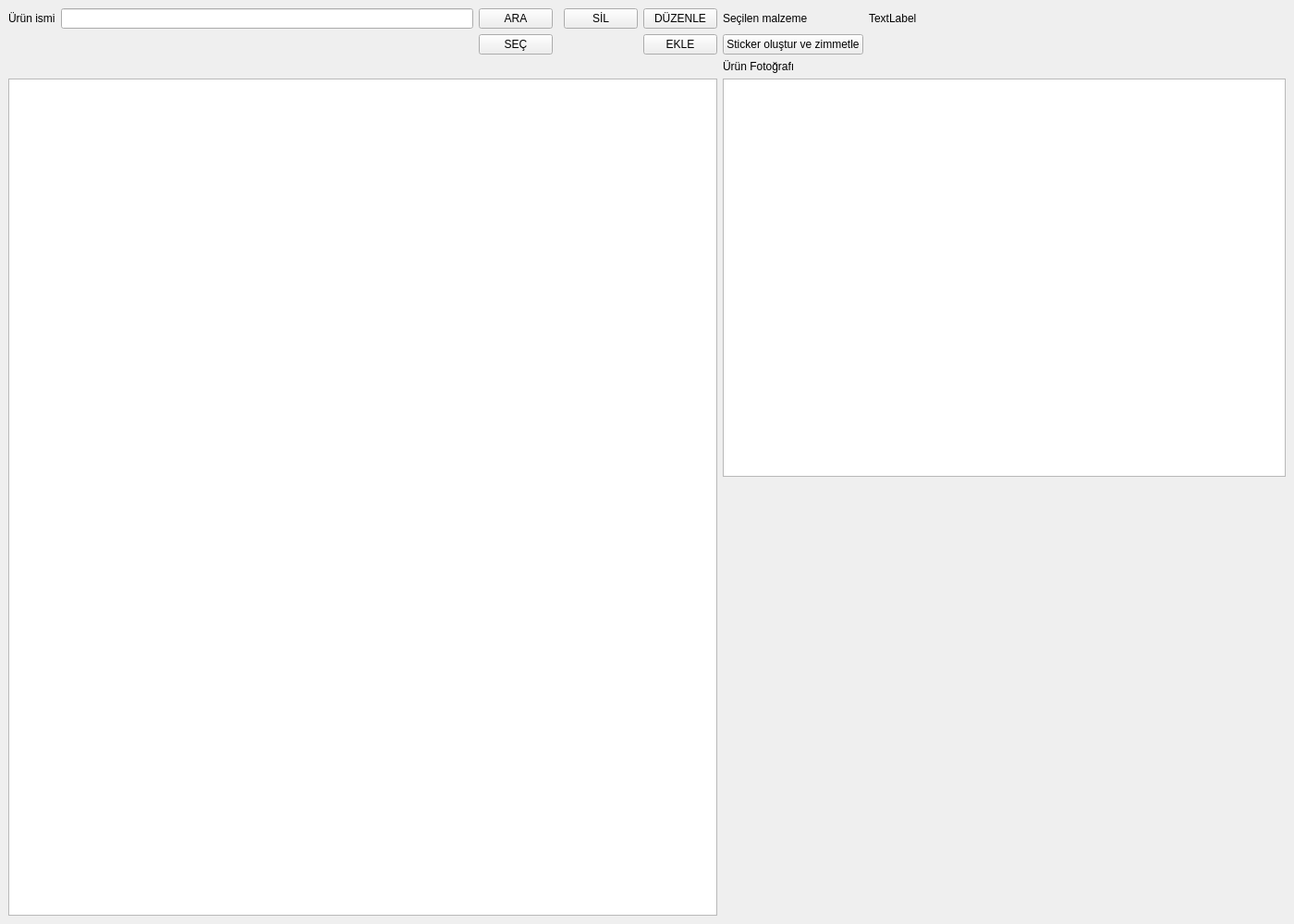
<?xml version="1.0" encoding="UTF-8"?>
<ui version="4.0">
 <class>MainWindow</class>
 <widget class="QMainWindow" name="MainWindow">
  <property name="geometry">
   <rect>
    <x>0</x>
    <y>0</y>
    <width>1400</width>
    <height>1000</height>
   </rect>
  </property>
  <property name="windowTitle">
   <string>MainWindow</string>
  </property>
  <widget class="QWidget" name="centralwidget">
   <layout class="QGridLayout" name="gridLayout">
    <item row="2" column="0">
     <widget class="QLabel" name="label_3">
      <property name="text">
       <string>Ürün ismi</string>
      </property>
     </widget>
    </item>
    <item row="5" column="0" rowspan="5" colspan="6">
     <widget class="QListView" name="malzemelist"/>
    </item>
    <item row="7" column="9">
     <spacer name="horizontalSpacer">
      <property name="orientation">
       <enum>Qt::Horizontal</enum>
      </property>
      <property name="sizeHint" stdset="0">
       <size>
        <width>40</width>
        <height>20</height>
       </size>
      </property>
     </spacer>
    </item>
    <item row="2" column="5">
     <widget class="QPushButton" name="duzenlebutton">
      <property name="text">
       <string>DÜZENLE</string>
      </property>
     </widget>
    </item>
    <item row="3" column="9">
     <spacer name="horizontalSpacer_2">
      <property name="orientation">
       <enum>Qt::Horizontal</enum>
      </property>
      <property name="sizeHint" stdset="0">
       <size>
        <width>40</width>
        <height>20</height>
       </size>
      </property>
     </spacer>
    </item>
    <item row="6" column="9">
     <spacer name="verticalSpacer_2">
      <property name="orientation">
       <enum>Qt::Vertical</enum>
      </property>
      <property name="sizeHint" stdset="0">
       <size>
        <width>20</width>
        <height>40</height>
       </size>
      </property>
     </spacer>
    </item>
    <item row="2" column="8" colspan="2">
     <widget class="QLabel" name="chosenmalzeme_label">
      <property name="text">
       <string>TextLabel</string>
      </property>
     </widget>
    </item>
    <item row="3" column="2">
     <widget class="QPushButton" name="secbutton">
      <property name="text">
       <string>SEÇ</string>
      </property>
     </widget>
    </item>
    <item row="2" column="4">
     <widget class="QPushButton" name="silbutton">
      <property name="text">
       <string>SİL</string>
      </property>
     </widget>
    </item>
    <item row="2" column="6">
     <widget class="QLabel" name="label">
      <property name="text">
       <string>Seçilen malzeme</string>
      </property>
     </widget>
    </item>
    <item row="3" column="5">
     <widget class="QPushButton" name="eklebutton">
      <property name="text">
       <string>EKLE</string>
      </property>
     </widget>
    </item>
    <item row="2" column="3">
     <layout class="QVBoxLayout" name="verticalLayout_3"/>
    </item>
    <item row="2" column="2">
     <widget class="QPushButton" name="arabutton">
      <property name="text">
       <string>ARA</string>
      </property>
     </widget>
    </item>
    <item row="2" column="1">
     <widget class="QLineEdit" name="searchbox">
      <property name="text">
       <string/>
      </property>
     </widget>
    </item>
    <item row="4" column="6">
     <widget class="QLabel" name="label_2">
      <property name="text">
       <string>Ürün Fotoğrafı</string>
      </property>
     </widget>
    </item>
    <item row="5" column="6" colspan="4">
     <widget class="QGraphicsView" name="urunfotograf_display"/>
    </item>
    <item row="3" column="6" colspan="2">
     <widget class="QPushButton" name="stickerolustur_button">
      <property name="text">
       <string>Sticker oluştur ve zimmetle</string>
      </property>
     </widget>
    </item>
   </layout>
  </widget>
 </widget>
 <resources/>
 <connections/>
</ui>
